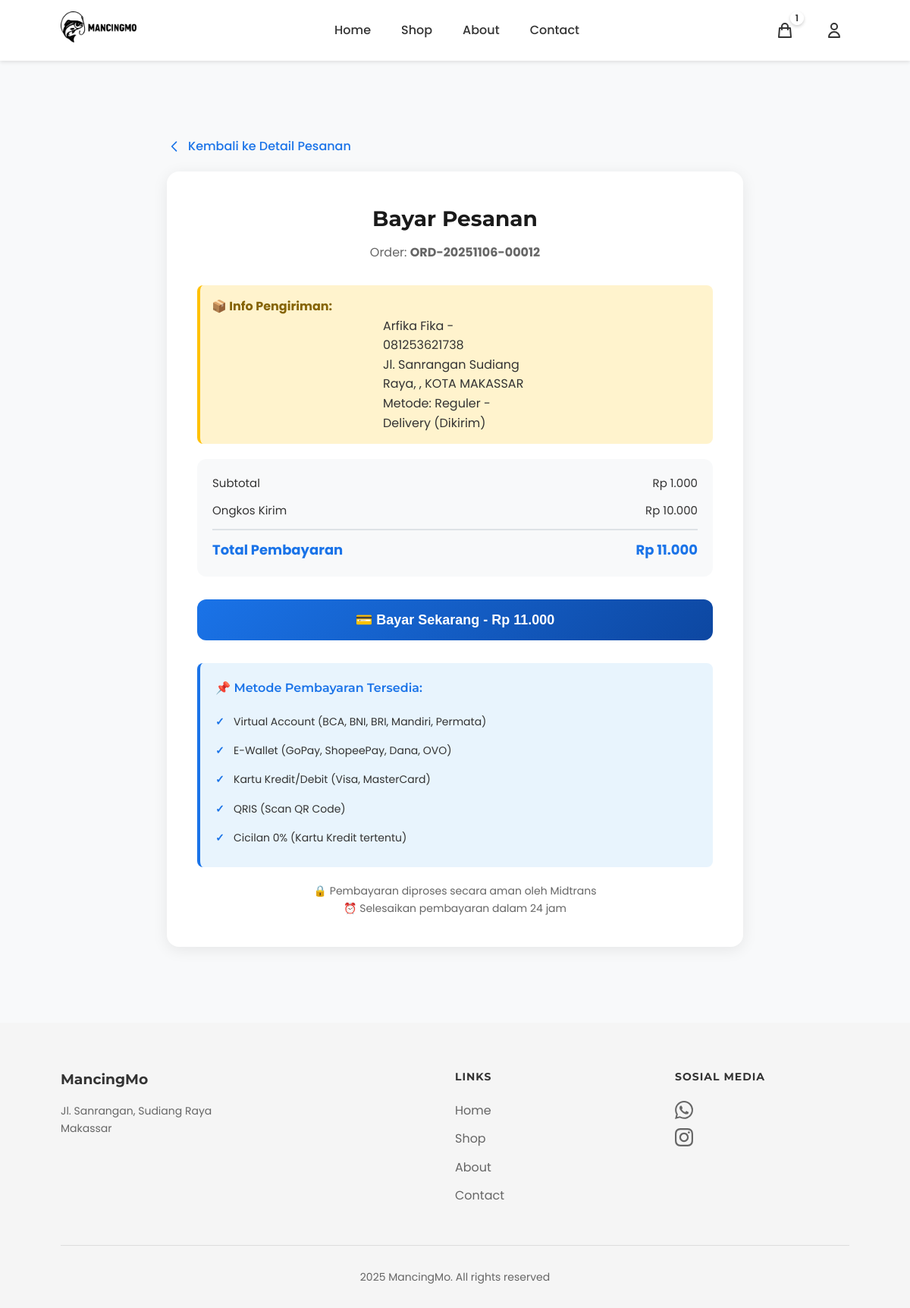
Screenshot of /midtrans-payment/33/ (signed in) with the database file from the repository.
### products/models.py (models this page shows, shortened)
class Cart(models.Model):
    user = models.OneToOneField(User, on_delete=models.CASCADE, related_name='cart', verbose_name="Pengguna")
    created_at = models.DateTimeField(auto_now_add=True, verbose_name="Dibuat Pada")
    updated_at = models.DateTimeField(auto_now=True, verbose_name="Diperbarui Pada")
    class Meta:
        verbose_name = "Keranjang"
        verbose_name_plural = "Keranjang"
        app_label = 'products'
    @property
    def unique_items_count(self):
        return self.items.count()
    def get_unique_items_count(self):
        return self.unique_items_count

class Order(models.Model):
    STATUS_CHOICES = [
        ('pending', 'Menunggu Pembayaran'),
        ('paid', 'Sudah Dibayar'),
        ('processing', 'Sedang Diproses'),
        ('shipped', 'Dikirim'),
        ('delivered', 'Terkirim'),
        ('cancelled', 'Dibatalkan'),
        ('ready_for_pickup', 'Siap Diambil'),
    ]
    PAYMENT_CHOICES = [
        ('midtrans', 'Midtrans Payment Gateway'),
        ('bank_transfer', 'Transfer Bank'),
        ('qris', 'QRIS'),
        ('cod', 'Cash on Delivery'),
    ]
    SHIPPING_METHODS = [
        ('delivery', 'Delivery (Dikirim)'),
        ('pickup', 'Pick Up (Ambil Sendiri)'),
    ]
    SHIPPING_TYPES = [
        ('reguler', 'Reguler'),
        ('express', 'Express'),
    ]
    user = models.ForeignKey(User, on_delete=models.CASCADE, related_name='orders', verbose_name="Pengguna")
    order_number = models.CharField(max_length=50, unique=True, verbose_name="Nomor Pesanan")
    midtrans_order_id = models.CharField(max_length=100, blank=True, null=True, verbose_name="Midtrans Order ID")
    midtrans_transaction_id = models.CharField(max_length=100, blank=True, null=True, verbose_name="Midtrans Transaction ID")
    midtrans_transaction_status = models.CharField(max_length=50, blank=True, null=True, verbose_name="Status Transaksi Midtrans")
    midtrans_payment_type = models.CharField(max_length=50, blank=True, null=True, verbose_name="Tipe Pembayaran Midtrans")
    midtrans_snap_token = models.CharField(max_length=255, blank=True, null=True, verbose_name="Snap Token")
    shipping_method = models.CharField(
        max_length=20,
        choices=SHIPPING_METHODS,
        default='delivery',
        verbose_name="Metode Pengiriman"
    )
    shipping_name = models.CharField(max_length=200, verbose_name="Nama Penerima")
    shipping_phone = models.CharField(max_length=20, verbose_name="Telepon Penerima")
    shipping_address = models.TextField(verbose_name="Alamat Pengiriman")
    shipping_province = models.CharField(max_length=100, blank=True, verbose_name="Provinsi")
    shipping_city = models.CharField(max_length=100, verbose_name="Kota/Kabupaten")
    shipping_district = models.CharField(max_length=100, blank=True, verbose_name="Kecamatan")
    shipping_postal_code = models.CharField(max_length=10, blank=True, verbose_name="Kode Pos")
    shipping_type = models.CharField(max_length=20, choices=SHIPPING_TYPES, default='reguler')
    payment_method = models.CharField(max_length=20, choices=PAYMENT_CHOICES, verbose_name="Metode Pembayaran")
    payment_proof = models.ImageField(upload_to='payment_proofs/', blank=True, null=True, verbose_name="Bukti Pembayaran")
    subtotal = models.DecimalField(max_digits=10, decimal_places=0, verbose_name="Subtotal")
    shipping_cost = models.DecimalField(max_digits=10, decimal_places=0, default=0, verbose_name="Ongkos Kirim")
    voucher = models.ForeignKey('Voucher', on_delete=models.SET_NULL, null=True, blank=True, verbose_name="Voucher")
    voucher_code = models.CharField(max_length=20, blank=True, null=True, verbose_name="Kode Voucher")
    voucher_discount = models.DecimalField(max_digits=10, decimal_places=0, default=0, verbose_name="Diskon Voucher")
    total = models.DecimalField(max_digits=10, decimal_places=0, verbose_name="Total")
    status = models.CharField(max_length=20, choices=STATUS_CHOICES, default='pending', verbose_name="Status")
    created_at = models.DateTimeField(auto_now_add=True, verbose_name="Dibuat Pada")
    updated_at = models.DateTimeField(auto_now=True, verbose_name="Diperbarui Pada")
    paid_at = models.DateTimeField(blank=True, null=True, verbose_name="Dibayar Pada")
    class Meta:
        verbose_name = "Pesanan"
        verbose_name_plural = "Pesanan"
        ordering = ['-created_at']

### products/views.py (the view)
# urls.py: path('midtrans-payment/<int:order_id>/', views.midtrans_payment, name='midtrans_payment'),
@login_required
def midtrans_payment(request, order_id):
    order = get_object_or_404(Order, id=order_id, user=request.user)
    if order.payment_method != 'midtrans' or not order.midtrans_snap_token:
        messages.error(request, 'Order ini tidak menggunakan pembayaran Midtrans!')
        return redirect('order_detail', order_id=order.id)
    context = {
        'order': order,
        'snap_token': order.midtrans_snap_token,
        'client_key': settings.MIDTRANS_CLIENT_KEY,
        'is_production': settings.MIDTRANS_IS_PRODUCTION,
    }
    return render(request, 'midtrans_payment.html', context)

### products/templatetags/currency_filters.py (called while the page is built)
@register.filter
def format_currency(value):
    try:
        value = int(value)
        return f"{value:,}".replace(",", ".")
    except (ValueError, TypeError):
        return value

### templates/midtrans_payment.html (shortened to what this page needs)
{% extends 'base.html' %}
{% load static %}
{% load currency_filters %}
{% block content %}
<div class="payment-container">
    <a href="{% url 'order_detail' order.id %}" class="back-link">
        <svg width="20" height="20" fill="none" stroke="currentColor" viewBox="0 0 24 24">
            <path stroke-linecap="round" stroke-linejoin="round" stroke-width="2" d="M15 19l-7-7 7-7"/>
        </svg>
        Kembali ke Detail Pesanan
    </a>
    <div class="payment-card">
        <div class="payment-header">
            <h1>Bayar Pesanan</h1>
            <p style="color: #666;">Order: <strong>{{ order.order_number }}</strong></p>
        </div>
        <div class="order-details">
            <strong>📦 Info Pengiriman:</strong><br>
            {{ order.shipping_name }} - {{ order.shipping_phone }}<br>
            {% if order.shipping_method == 'delivery' %}
                {{ order.shipping_address }}, {{ order.shipping_district }}, {{ order.shipping_city }}<br>
                Metode: {{ order.get_shipping_type_display }} - {{ order.get_shipping_method_display }}
            {% else %}
                Ambil di Toko - {{ order.get_shipping_method_display }}
            {% endif %}
        </div>
        <div class="order-info">
            <div class="order-info-row">
                <span>Subtotal</span>
                <span>Rp {{ order.subtotal|format_currency }}</span>
            </div>
            <div class="order-info-row">
                <span>Ongkos Kirim</span>
                <span>Rp {{ order.shipping_cost|format_currency }}</span>
            </div>
            <div class="order-info-row">
                <span>Total Pembayaran</span>
                <span>Rp {{ order.total|format_currency }}</span>
            </div>
        </div>
        <button type="button" class="payment-button" id="pay-button" onclick="payNow()">
            💳 Bayar Sekarang - Rp {{ order.total|format_currency }}
        </button>
        <div class="payment-info">
            <h3>📌 Metode Pembayaran Tersedia:</h3>
            <ul>
                <li>Virtual Account (BCA, BNI, BRI, Mandiri, Permata)</li>
                <li>E-Wallet (GoPay, ShopeePay, Dana, OVO)</li>
                <li>Kartu Kredit/Debit (Visa, MasterCard)</li>
                <li>QRIS (Scan QR Code)</li>
                <li>Cicilan 0% (Kartu Kredit tertentu)</li>
            </ul>
        </div>
        <div style="text-align: center; margin-top: 20px; color: #666; font-size: 14px;">
            <p>🔒 Pembayaran diproses secara aman oleh Midtrans</p>
            <p>⏰ Selesaikan pembayaran dalam 24 jam</p>
        </div>
    </div>
</div>
{% endblock %}

### templates/includes/header.html (shortened to what this page needs)
{% load static %}
<nav>
    <div class="logo">
        <a href="{% url 'home' %}">
            <img src="{% static 'image/logo mancingmo.png' %}" alt="MancingMo Logo">
        </a>
    </div>
    <ul class="nav-links">
        <li><a href="{% url 'home' %}">Home</a></li>
        <li><a href="{% url 'shop' %}">Shop</a></li>
        <li><a href="{% url 'about' %}">About</a></li>
        <li><a href="{% url 'contact' %}">Contact</a></li>
    </ul>
    <div class="nav-icons">
        <a href="{% url 'cart' %}" class="icon-link cart-icon-wrapper">
            <svg fill="none" stroke="currentColor" viewBox="0 0 24 24">
                <path stroke-linecap="round" stroke-linejoin="round" stroke-width="2" d="M16 11V7a4 4 0 00-8 0v4M5 9h14l1 12H4L5 9z"/>
            </svg>
            {% if user.is_authenticated %}
                {% if user.cart.get_unique_items_count > 0 %}
                <span class="cart-badge" id="cartBadge">{{ user.cart.get_unique_items_count }}</span>
                {% else %}
                <span class="cart-badge" id="cartBadge" style="display: none;"></span>
                {% endif %}
            {% endif %}
        </a>
        {% if user.is_authenticated %}
        <div class="user-menu">
            <button class="user-btn">
                <svg fill="none" stroke="currentColor" viewBox="0 0 24 24">
                    <path stroke-linecap="round" stroke-linejoin="round" stroke-width="2" d="M16 7a4 4 0 11-8 0 4 4 0 018 0zM12 14a7 7 0 00-7 7h14a7 7 0 00-7-7z"/>
                </svg>
            </button>
        </div>
        {% endif %}
    </div>
</nav>

### static/css/header.css (style rules this page uses)
nav { display: flex; justify-content: space-between; align-items: center; padding: 15px 80px; background: white; box-shadow: 0 2px 5px rgba(0,0,0,0.1); height: 80px; }
.logo { display: flex; align-items: center; font-weight: bold; font-size: 20px; }
.logo img { width: 100px; height: 100px; margin-right: 10px; object-fit: contain; }
.nav-links { display: flex; gap: 40px; list-style: none; }
.nav-links a { text-decoration: none; color: #333; font-weight: 500; transition: color 0.3s; }
.nav-icons { display: flex; gap: 25px; align-items: center; }
.nav-icons a { text-decoration: none; color: #333; display: flex; flex-direction: column; align-items: center; gap: 5px; }
.nav-icons a svg { width: 24px; height: 24px; color: #333; stroke: #333; }
.nav-icons a span { font-size: 12px; color: #333; line-height: 1; white-space: nowrap; }
.cart-icon-wrapper { position: relative; display: flex; align-items: center; justify-content: center; width: 40px; height: 40px; }
.cart-badge { position: absolute; top: -5px; right: -5px; background: transparent; color: white; font-size: 11px; font-weight: 600; min-width: 18px; height: 18px; border-radius: 9px; display: flex; align-items: center; justify-content: center; padding: 0 5px; box-shadow: 0 2px 4px rgba(0, 0, 0, 0.2); border: 2px solid white; z-index: 10; }
.user-menu { position: relative; }
.user-btn { display: flex; align-items: center; justify-content: center; width: 40px; height: 40px; padding: 0; background: transparent; border: none; cursor: pointer; transition: all 0.3s ease; color: #333; }
.user-btn svg { width: 24px; height: 24px; }
.icon-link { display: flex; align-items: center; justify-content: center; width: 40px; height: 40px; color: #333; transition: all 0.3s ease; }

### static/css/order_history.css (style rules this page uses)
.order-details { padding: 1.5rem; display: grid; grid-template-columns: 1fr 1fr 1fr; gap: 2rem; }

### templates/midtrans_payment.html (style rules this page uses)
.payment-container { max-width: 800px; margin: 60px auto; padding: 40px 20px; }
.payment-card { background: white; border-radius: 16px; padding: 40px; box-shadow: 0 4px 20px rgba(0,0,0,0.08); }
.payment-header { text-align: center; margin-bottom: 30px; }
.payment-header h1 { font-size: 28px; font-weight: 700; color: #1a1a1a; margin-bottom: 10px; }
.order-info { background: #f8f9fa; border-radius: 12px; padding: 20px; margin-bottom: 30px; }
.order-info-row { display: flex; justify-content: space-between; margin-bottom: 12px; font-size: 15px; }
.order-info-row:last-child { margin-bottom: 0; padding-top: 12px; border-top: 2px solid #dee2e6; font-weight: 700; font-size: 18px; color: #1a73e8; }
.payment-button { width: 100%; padding: 16px; background: linear-gradient(135deg, #1a73e8 0%, #0d47a1 100%); color: white; border: none; border-radius: 12px; font-size: 18px; font-weight: 600; cursor: pointer; transition: all 0.3s ease; }
.payment-info { margin-top: 30px; padding: 20px; background: #e8f4fd; border-left: 4px solid #1a73e8; border-radius: 8px; }
.payment-info h3 { font-size: 16px; font-weight: 600; color: #1a73e8; margin-bottom: 12px; }
.payment-info ul { list-style: none; padding: 0; margin: 0; }
.payment-info li { padding: 8px 0; padding-left: 24px; position: relative; color: #333; font-size: 14px; }
.payment-info li:before { content: "✓"; position: absolute; left: 0; color: #1a73e8; font-weight: bold; }
.back-link { display: inline-flex; align-items: center; gap: 8px; color: #1a73e8; text-decoration: none; font-weight: 500; margin-bottom: 20px; transition: all 0.3s ease; }
.order-details { background: #fff3cd; border-left: 4px solid #ffc107; border-radius: 8px; padding: 15px; margin-bottom: 20px; }
.order-details strong { color: #856404; }

### templates/base.html (style rules this page uses)
* { margin: 0; padding: 0; box-sizing: border-box; }
body { font-family: 'Poppins', sans-serif; color: #333; background-color: #f8f9fa; line-height: 1.6; min-height: 100vh; display: flex; flex-direction: column; }
h1, h2, h3, h4, h5, h6 { font-family: 'Montserrat', sans-serif; }

### rows the page displays
Order: order_number "ORD-20251106-00012", shipping_name "Arfika Fika", shipping_phone "081253621738", shipping_address "Jl. Sanrangan Sudiang Raya", shipping_city "KOTA MAKASSAR", shipping_type "Reguler", shipping_method "Delivery (Dikirim)", subtotal "1.000", shipping_cost "10.000", total "11.000"

### other values shown
{{ user.cart.get_unique_items_count }} "1"
